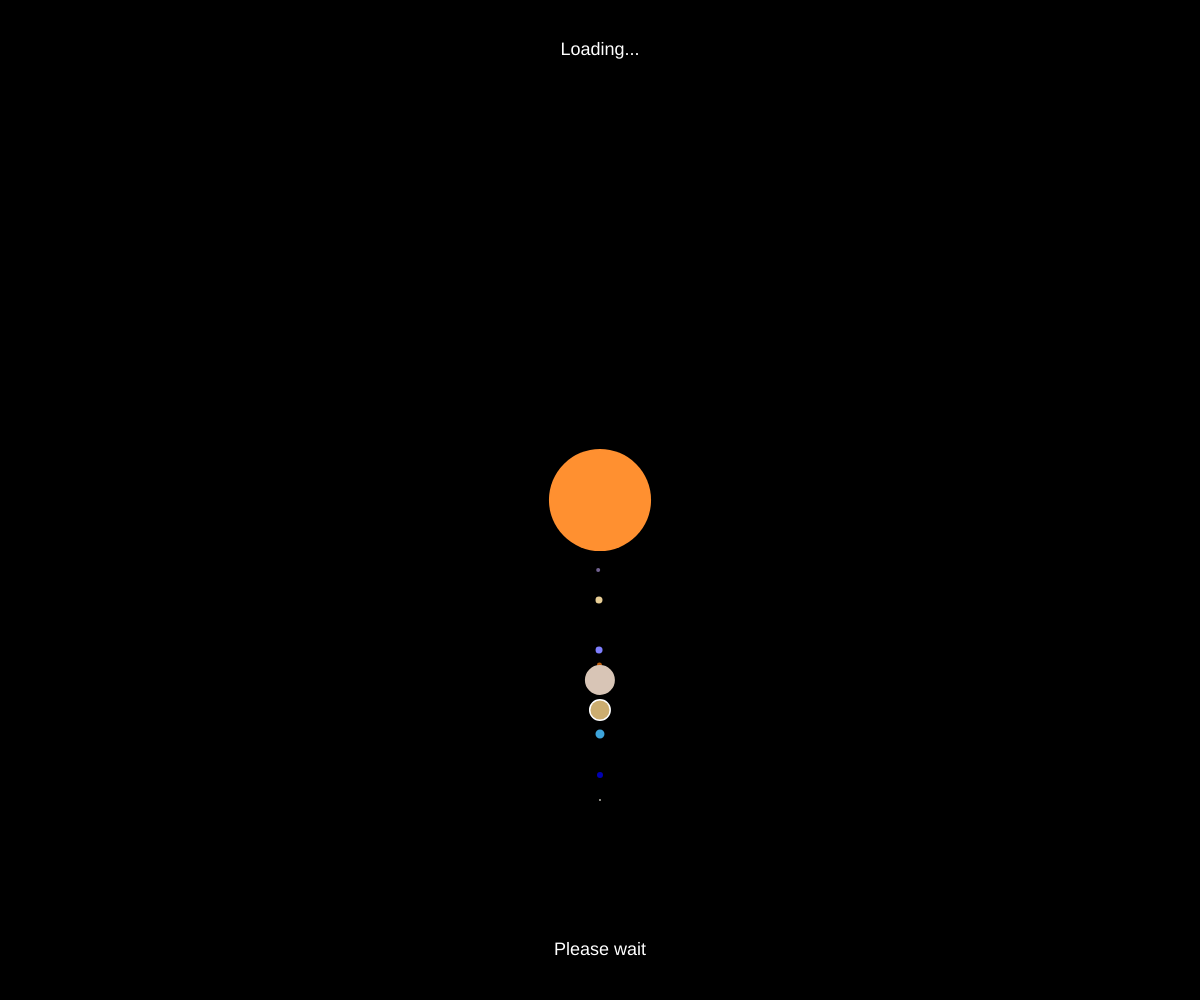
Frame 1 (no input)
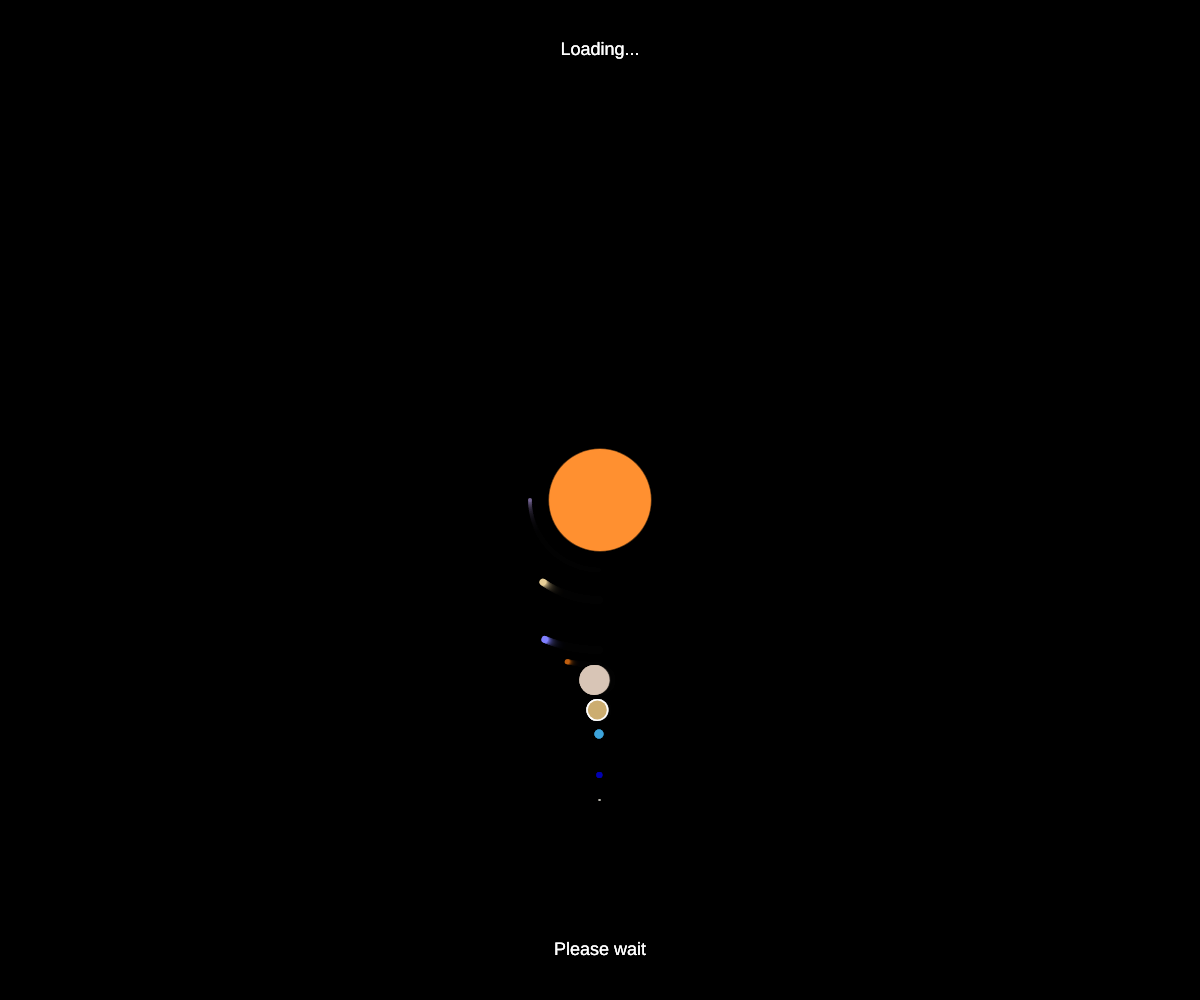
Frame 60 (no input)
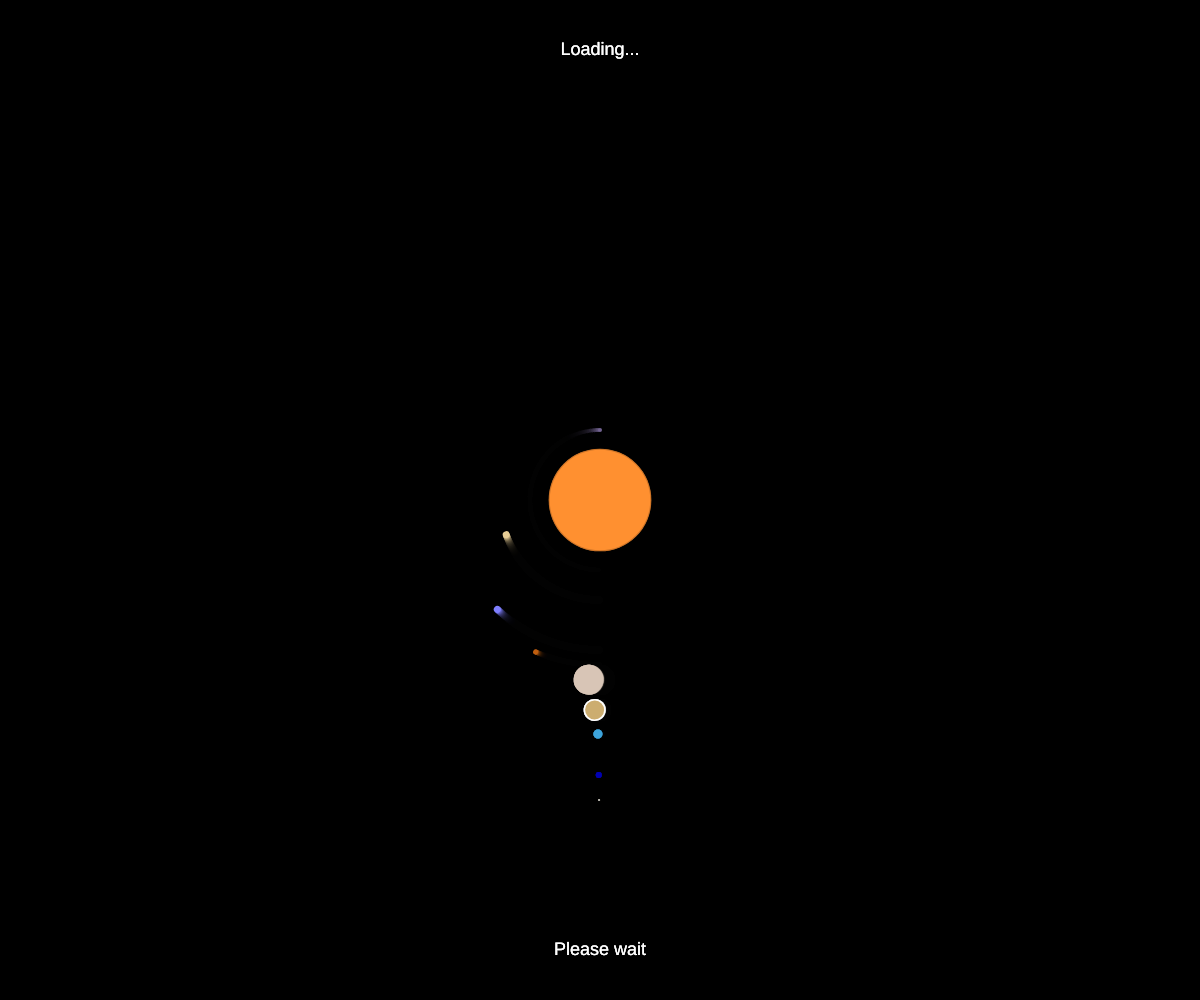
Frame 120 (the mouse pressed at the canvas centre since frame 60)

The p5.js sketch that drew these frames (run headless with seeded random() and noise() and a simulated clock; from frame 60 on, the mouse is pressed at the canvas centre):

// p5.js sketch
// ── sketch.js
function planet(speed, distance, size, color) { // the template planet.
push();
  var rot = 360/speed*(frameCount%speed);       // NB: the speed parameter is inverted!
  rotate(radians(rot));                         // (higher value -> slower speed)
  fill(color);
  ellipse(0, distance, size, size);
  pop();
}
function setup() {
  createCanvas(windowWidth, windowHeight);
  frameRate(200);
  background(0);
}
function draw() {
  background(0, 50);
  noStroke();
  var words = ['Loading...', 'Please wait']; // Creating Arrays - Loading and please wait
  textAlign(CENTER, CENTER);
  textFont('Helvetica');
  textSize(18);
  fill('white');
  text(words[0], width/2, height/20);     // Executing the arrays
  text(words[1], width/2, height/20*19);
  push();
  translate(width/2, height/2);
                                    // All planets' speed is calculated from the earth's rotation speed which is 1 year. In this program I have given 1 year the equivalent of 1000.
  planet(0, 0, random(100, 103), '#ff9030');     // sun
  planet(240, 70, 4, '#726291');   // mercury
  planet(620, 100, 7, '#e8ce96');   // venus
  planet(1000, 150, 7, '#7f7fff');  // earth
  planet(1880, 165, 5, '#bf5e0f');   // mars
  planet(11860, 180, 30, '#d8c5b6');  // jupiter
  planet(29460, 210, 22, 'ffffff');   // saturn ring
  planet(29460, 210, 19, '#ccad70');  // saturn
  planet(84010, 234, 9, '#3da4db');  // uranus
  planet(164800, 275, 6, '#0000b2');  // neptune
  planet(248000, 300, 2, '#bcbab1');  // pluto - I know it is not a real planet though...
  pop();
}
function windowResized() {
  resizeCanvas(windowWidth, windowHeight);
}
